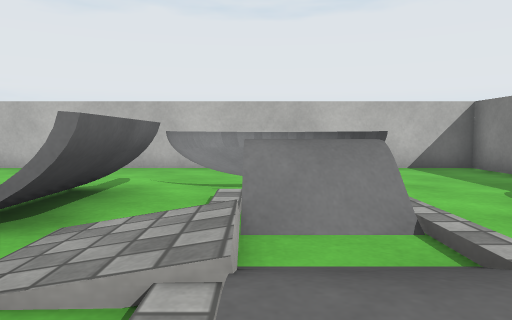
View 1 (above)

21 first-person views from a walk through a 3-D level made in the Unity game engine. The camera is 0.44 m above the floor, tilts 4° down and sees 70° across. The floor is counted in squares, 0.5 m on a side. Each view is taken from the middle of a square. On the plan, view 1 faces up. The plan holds only what a view shows up to about 12 squares ahead; the rest is blank. The place goes on beyond the plan. Some surface patterns are stand-ins.

View 2
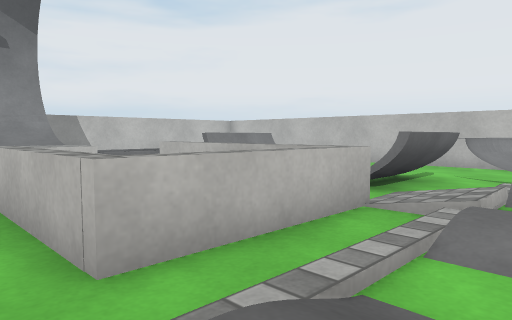

View 3
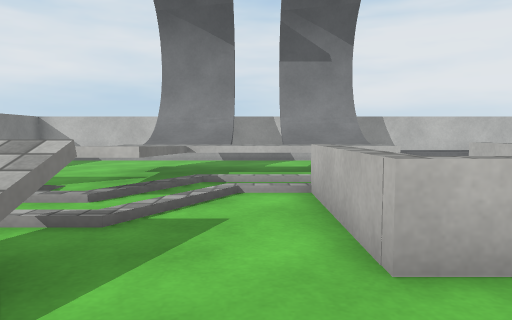

View 4
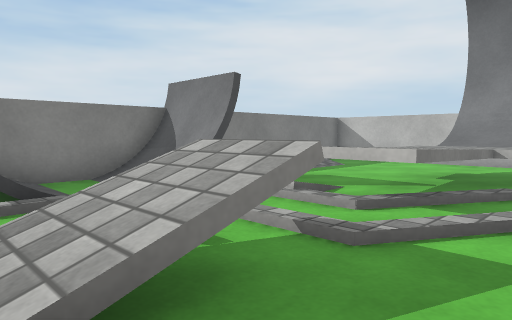

View 5
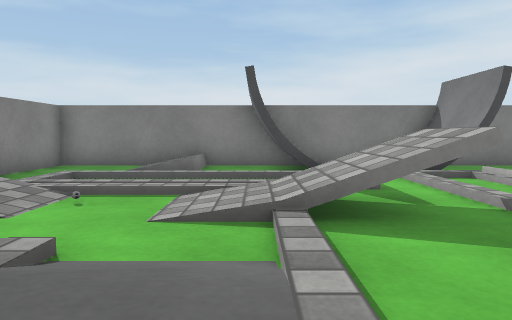

View 6
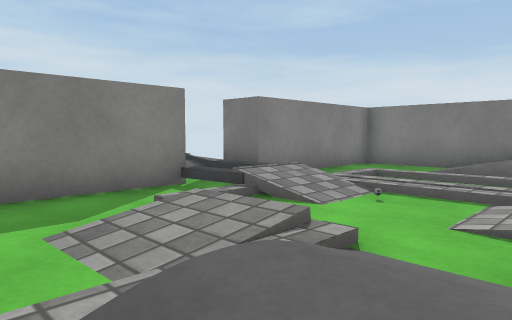

View 7
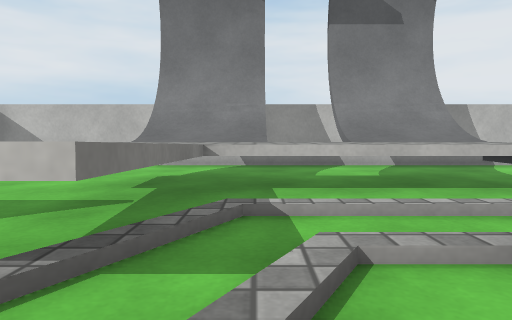

View 8
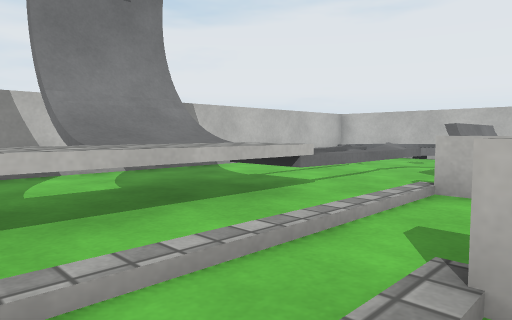

View 9
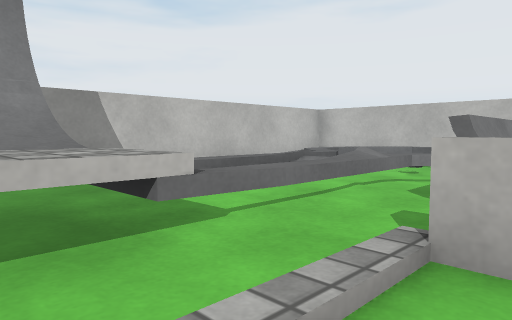

View 10
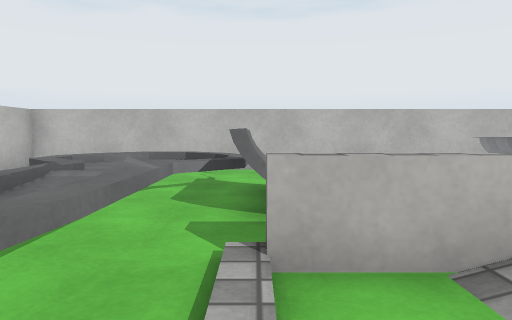

View 11
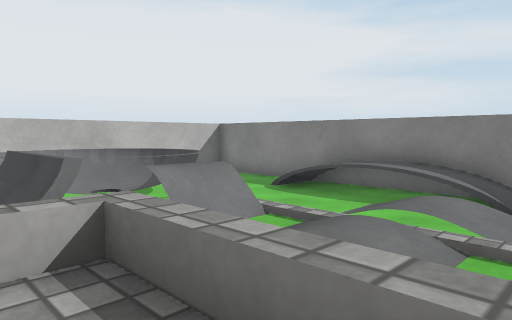

View 12
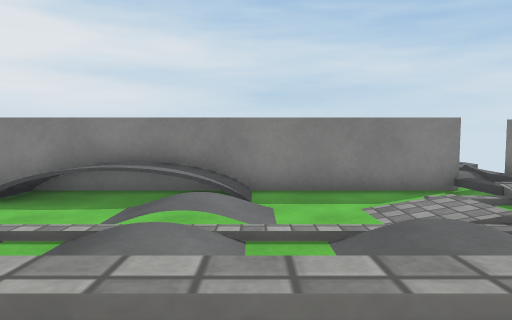

View 13
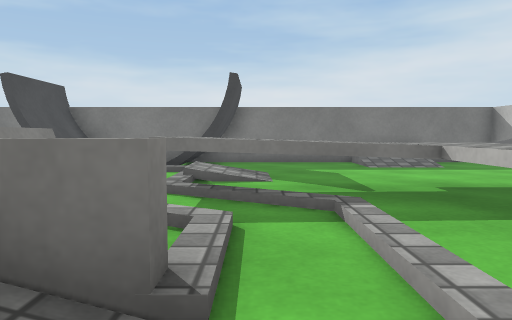

View 14
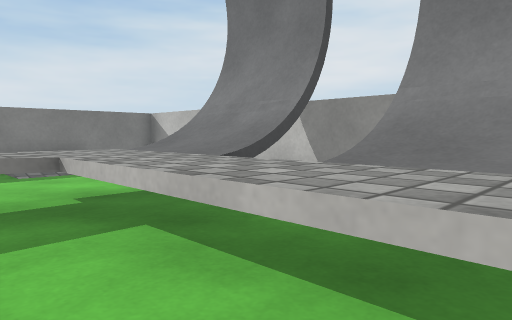

View 15
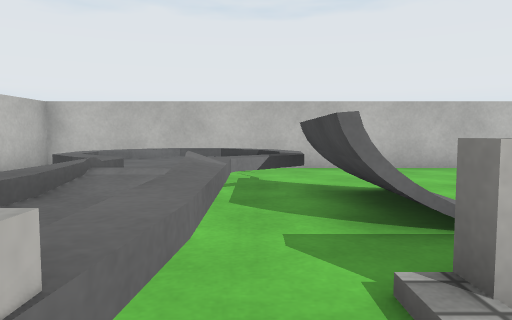

View 16
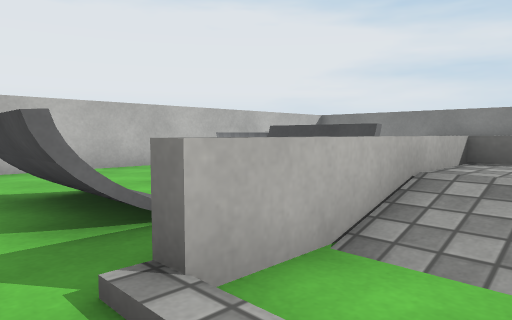

View 17
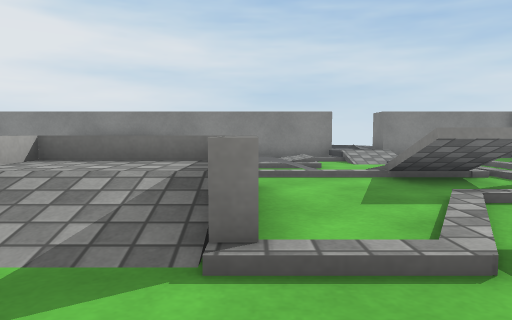

View 18
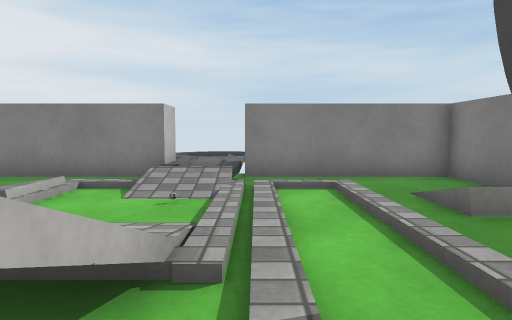

View 19
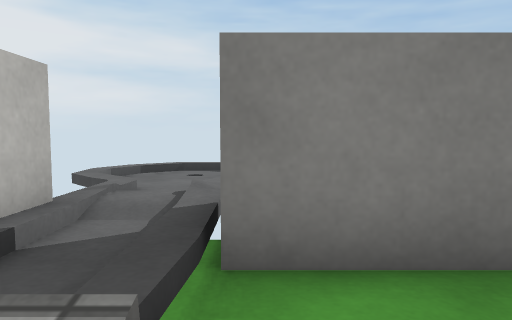

View 20
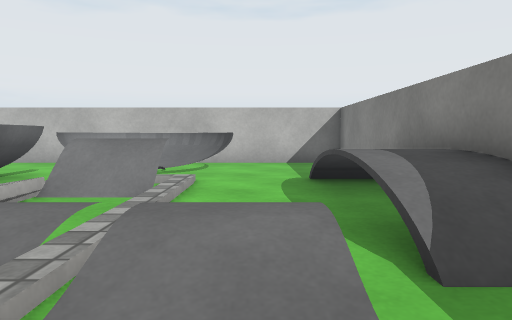

View 21
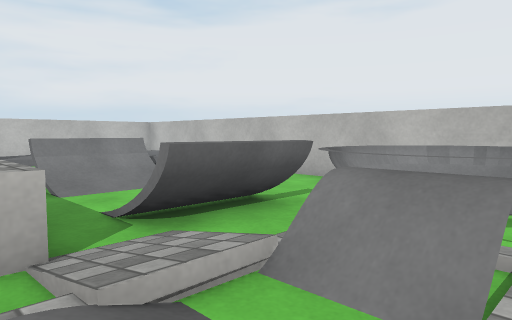

### Floor plan
Key: @ floor where view 1 was taken; # wall or solid block; x gap in a wall; . main floor; : floor 0.05 m higher than the main floor; + floor 0.1 m higher than the main floor; * floor 0.15 m higher than the main floor; % floor 0.2 m higher than the main floor; & floor 0.25 m higher than the main floor; / step, stairs or slope; = window, fence, low wall or low ledge; ^ raised ledge; v drop or lower ground; O other object.
Columns run from 14 left of view 1 to 12 right of it. Each row starts with its distance up from view 1.
 10  #####     ##########
  9 #     #####  OOO....#
  8 #  ^^^^.....OOOOO...#
  7 #  ^^^^^....OOvvO...#
  6 #  ^^^^O.. .OOvOO...#
  5 #  .^^^O+. :O.OO..//#
  4 #...^^.O+..:O.OO..v ^
  3 #...^^.O....O:/...v ^
  2 #...^^.=====x//:/:v ^
  1 #...^^=:.+%&=./+/*.&^
  0 #.OOO^.:.+%&=.@.::..#
 -1 #.OOO^.:.+%&=.......#
 -2 #.OOO^.:.====./*....#
 -3 #...^^.:....../+/+..#
 -4 #.OOO^.:..........:.##  //
 -5 #.OOO^^^^^.://+..://////::/
 -6 #.OOO^^^^^.://+..:*/////://
 -7 #...^^.../.::::::::.##
 -8 # .......+.::.....:.#
 -9 # .......O/../O.....#
-10 #..::....O ../O.*:..#
-11 #..  O...O/../O.*:..#
-12 #########^###^#######

Positions as (right, up) in squares from view 1, and headings:
1: (0, 0), facing up
2: (1, -3), facing up-left
3: (1, -3), facing left
4: (0, -3), facing down-left
5: (0, -1), facing down
6: (0, -1), facing down-right
7: (-3, -4), facing left
8: (-5, -4), facing up-left
9: (-6, -1), facing up-left
10: (-7, -1), facing up
11: (-3, -1), facing up-right
12: (-3, 0), facing right
13: (-6, 0), facing down
14: (-7, 0), facing down-left
15: (-8, 0), facing up
16: (-8, 0), facing up-right
17: (-8, -2), facing right
18: (-3, -7), facing right
19: (3, -7), facing right
20: (3, -2), facing up
21: (2, 1), facing up-left
